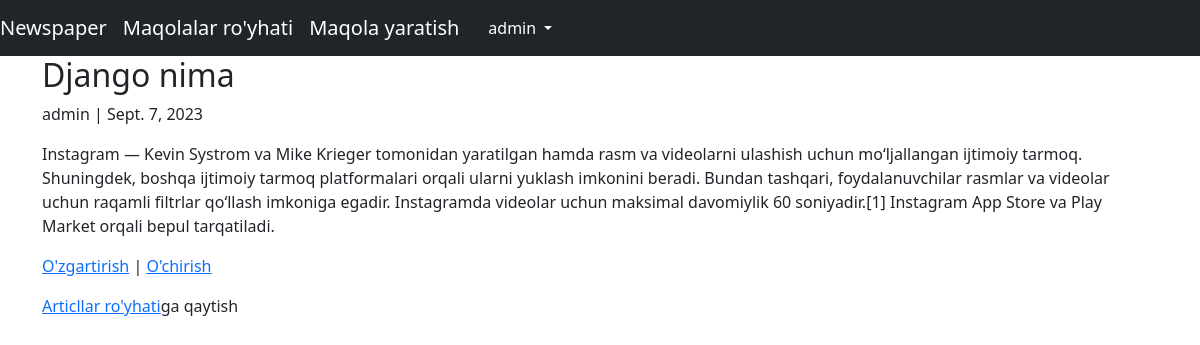
The app's page /articles/1/ (signed in) with its own data.
### accounts/models.py (models this page shows)
class CustomUser(AbstractUser):
    age = models.PositiveIntegerField(null=True, blank=True)

### articles/models.py (models this page shows, shortened)
class Article(models.Model):
    title = models.CharField(max_length = 250)
    body = models.TextField()
    date =  models.DateField(auto_now_add=True)
    author = models.ForeignKey(
        get_user_model(),
        on_delete=models.CASCADE)

### articles/views.py (the view)
# urls.py: path('<int:pk>/', ArticleDetailView.as_view(), name='article_detail' ),
class ArticleDetailView(DetailView):
    model = Article
    template_name = 'article_detail.html'

### templates/article_detail.html (shortened to what this page needs)
{% extends 'base.html' %}
{% block content %}
    <div class="article-entry">
        <h2>{{object.title}}</h2>
        <p>{{object.author}} | {{object.date}}</p>
        <p>{{object.body}}</p>
    </div>
    <p><a href="{% url 'article_update' article.pk %}">O'zgartirish</a> |
    <a href="{% url 'article_delete' article.pk %}">O'chirish</a> </p>
    <p><a href="{% url 'article_list' %}">Articllar ro'yhati</a>ga qaytish</p>
{% endblock content %}

### templates/base.html (shortened to what this page needs)
<!DOCTYPE html>
<html lang="en">
<head>
    <link href="https://cdn.jsdelivr.net/npm/bootstrap@5.3.1/dist/css/bootstrap.min.css" rel="stylesheet">
</head>
<body>
    <body>
        <nav class="navbar navbar-expand-lg navbar-dark bg-dark">
            <a class="navbar-brand navbar-dark-hover" href="{% url 'home' %}">Newspaper</a>
            <a class="navbar-brand" href="{% url 'article_list' %}">Maqolalar ro'yhati</a>
        {% if user.is_authenticated %}
            <a class="navbar-brand" href="{% url 'article_new' %}">Maqola yaratish</a>
        <ul class="navbar-nav ml-auto">
            <li class="nav-item dropdown">
                <button class="btn btn-dark dropdown-toggle" data-bs-toggle="dropdown" aria-expanded="false">
                    {{ user.username }}
                  </button>
            </li>
        </ul>
{% endif %}
</nav>
<main>
<div class="container">
    {% block content %}
    {% endblock content %}
</body>
</html>

### records on screen
CustomUser: username "admin"
Article: title "Django nima", author "admin", date "Sept. 7, 2023", body "Instagram — Kevin Systrom va Mike Krieger tomonidan yaratilgan hamda rasm va videolarni ulashish uchun moʻljallangan ijtimoiy tarmoq. Shuningdek, boshqa ijtimoiy tarmoq platformalari orqali ularni yuklash imkonini beradi. Bundan tashqari, foydalanuvchilar rasmlar va videolar uchun raqamli filtrlar qoʻllash imkoniga egadir. Instagramda videolar uchun maksimal davomiylik 60 soniyadir.[1] Instagram App Store va Play Market orqali bepul tarqatiladi."
